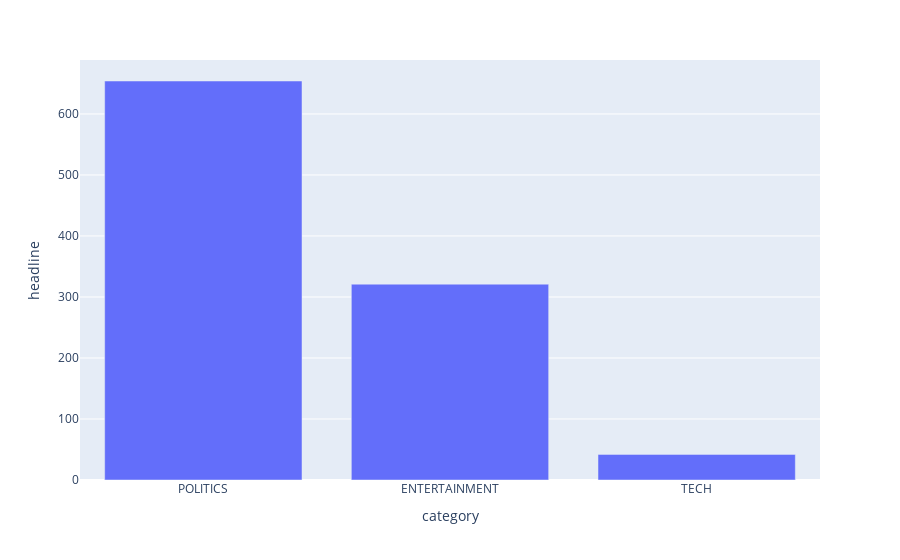

Notebook code cell kept with this figure:
### Code cell
fig = px.bar(df_train_groupby, x="category", y="headline")
fig.show()

### Figure 1 — Plotly figure (JSON) as saved in the notebook; plotly's stock layout.template omitted (floating-point values rounded to 4 significant figures)
{"data": [{"alignmentgroup": "True", "hovertemplate": "category=%{x}<br>headline=%{y}<extra></extra>", "legendgroup": "", "marker": {"color": "#636efa", "pattern": {"shape": ""}}, "name": "", "offsetgroup": "", "orientation": "v", "showlegend": false, "textposition": "auto", "type": "bar", "x": ["POLITICS", "ENTERTAINMENT", "TECH"], "xaxis": "x", "y": [654, 321, 42], "yaxis": "y"}], "layout": {"autosize": true, "barmode": "relative", "legend": {"tracegroupgap": 0}, "margin": {"t": 60}, "xaxis": {"anchor": "y", "autorange": true, "domain": [0, 1], "range": [-0.5, 2.5], "title": {"text": "category"}, "type": "category"}, "yaxis": {"anchor": "x", "autorange": true, "domain": [0, 1], "range": [0, 688.4], "title": {"text": "headline"}, "type": "linear"}}}
